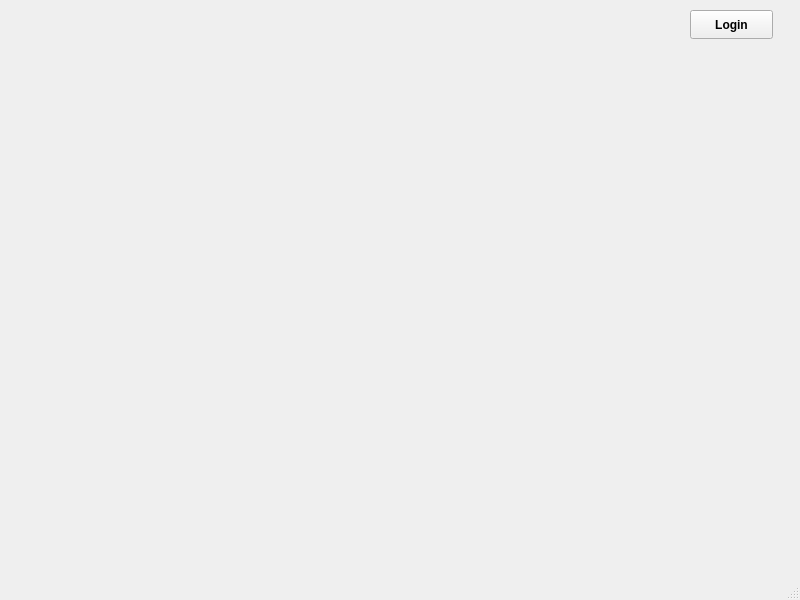
<?xml version="1.0" encoding="UTF-8"?>
<ui version="4.0">
 <class>MainWindow</class>
 <widget class="QMainWindow" name="MainWindow">
  <property name="geometry">
   <rect>
    <x>0</x>
    <y>0</y>
    <width>800</width>
    <height>600</height>
   </rect>
  </property>
  <property name="windowTitle">
   <string>MainWindow</string>
  </property>
  <widget class="QWidget" name="centralwidget">
   <widget class="QPushButton" name="pushButton">
    <property name="geometry">
     <rect>
      <x>690</x>
      <y>10</y>
      <width>83</width>
      <height>29</height>
     </rect>
    </property>
    <property name="font">
     <font>
      <bold>true</bold>
     </font>
    </property>
    <property name="text">
     <string>Login</string>
    </property>
   </widget>
  </widget>
  <widget class="QMenuBar" name="menubar">
   <property name="geometry">
    <rect>
     <x>0</x>
     <y>0</y>
     <width>800</width>
     <height>25</height>
    </rect>
   </property>
  </widget>
  <widget class="QStatusBar" name="statusbar"/>
 </widget>
 <resources/>
 <connections/>
</ui>
